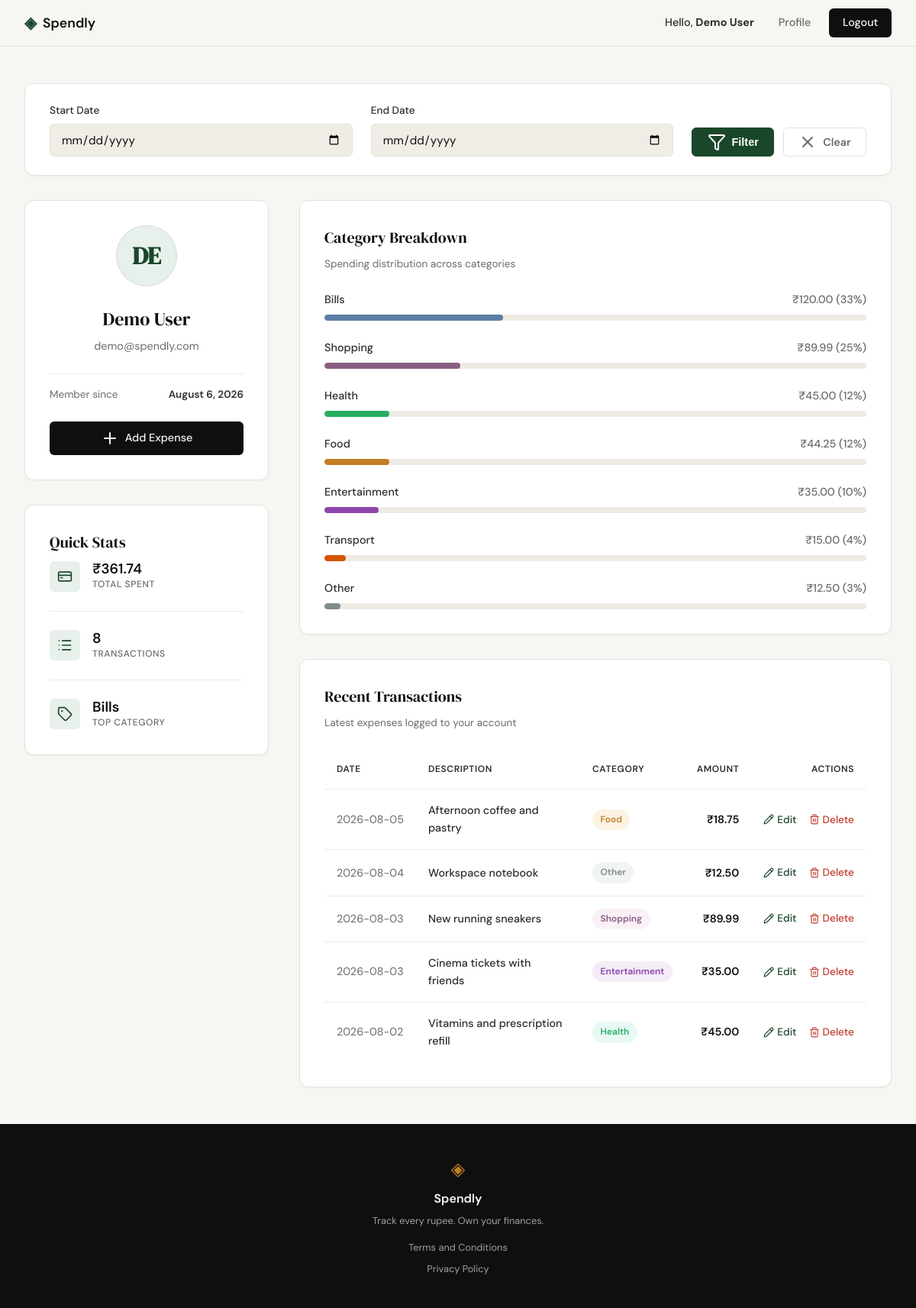
Screenshot of /profile (signed in) with the database file from the repository.
### tables this page shows
CREATE TABLE users (
            id INTEGER PRIMARY KEY AUTOINCREMENT,
            name TEXT NOT NULL,
            email TEXT UNIQUE NOT NULL,
            password_hash TEXT NOT NULL,
            created_at TEXT DEFAULT (datetime('now'))
        );

CREATE TABLE expenses (
            id INTEGER PRIMARY KEY AUTOINCREMENT,
            user_id INTEGER NOT NULL,
            amount REAL NOT NULL,
            category TEXT NOT NULL,
            date TEXT NOT NULL,
            description TEXT,
            created_at TEXT DEFAULT (datetime('now')),
            FOREIGN KEY (user_id) REFERENCES users(id) ON DELETE CASCADE
        );

### app.py (the view)
@app.route("/profile")
def profile():
    if not session.get("user_id"):
        return redirect(url_for("login"))
    from database.db import get_db
    conn = get_db()
    cursor = conn.cursor()
    cursor.execute("SELECT name, email, created_at FROM users WHERE id = ?", (session["user_id"],))
    user_row = cursor.fetchone()
    try:
        created_at_dt = datetime.strptime(user_row["created_at"], "%Y-%m-%d %H:%M:%S")
        member_since_str = created_at_dt.strftime("%B %d, %Y").replace(" 0", " ")
    except Exception:
        member_since_str = "August 2, 2026"
    user_info = {
        "name": user_row["name"] if user_row else "Demo User",
        "email": user_row["email"] if user_row else "demo@spendly.com",
        "member_since": member_since_str
    }
    start_date = request.args.get("start_date", "").strip()
    end_date = request.args.get("end_date", "").strip()
    error_msg = None
    valid_start = None
    valid_end = None
    if start_date:
        try:
            datetime.strptime(start_date, "%Y-%m-%d")
            valid_start = start_date
        except ValueError:
            error_msg = "Invalid start date format."
    if end_date:
        try:
            datetime.strptime(end_date, "%Y-%m-%d")
            valid_end = end_date
        except ValueError:
            error_msg = "Invalid end date format."
    if not error_msg and valid_start and valid_end and valid_start > valid_end:
        error_msg = "Start date cannot be after end date."
    if error_msg:
        stats = {
            "total_spent": "₹0.00",
            "transaction_count": 0,
            "top_category": "N/A"
        }
        transactions = []
        category_breakdown = []
    else:
        conditions = ["user_id = ?"]
        params = [session["user_id"]]
        if valid_start:
            conditions.append("date >= ?")
            params.append(valid_start)
        if valid_end:
            conditions.append("date <= ?")
            params.append(valid_end)
        where_clause = " AND ".join(conditions)
        cursor.execute(f"SELECT SUM(amount) FROM expenses WHERE {where_clause}", params)
        total_spent_val = cursor.fetchone()[0]
        total_spent_str = f"₹{total_spent_val:,.2f}" if total_spent_val is not None else "₹0.00"
        cursor.execute(f"SELECT COUNT(*) FROM expenses WHERE {where_clause}", params)
        tx_count_val = cursor.fetchone()[0]
        cursor.execute(f"""
            SELECT category
            FROM expenses
            WHERE {where_clause}
            GROUP BY category
            ORDER BY SUM(amount) DESC
            LIMIT 1
        """, params)
        top_cat_row = cursor.fetchone()
        top_category_str = top_cat_row["category"] if top_cat_row else "N/A"
        stats = {
            "total_spent": total_spent_str,
            "transaction_count": tx_count_val,
            "top_category": top_category_str
        }
        cursor.execute(f"""
            SELECT id, date, description, category, amount
            FROM expenses
            WHERE {where_clause}
            ORDER BY date DESC, id DESC
            LIMIT 5
        """, params)
        db_expenses = cursor.fetchall()
        transactions = []
        for exp in db_expenses:
            cat_lower = exp["category"].lower() if exp["category"] else "other"
            transactions.append({
                "id": exp["id"],
                "date": exp["date"],
                "description": exp["description"] if exp["description"] else "",
                "category": exp["category"],
                "amount": f"₹{exp['amount']:,.2f}",
                "badge_class": f"badge-{cat_lower}"
            })
        cursor.execute(f"SELECT SUM(amount) FROM expenses WHERE {where_clause}", params)
        grand_total_row = cursor.fetchone()
        grand_total = grand_total_row[0] if grand_total_row and grand_total_row[0] is not None else 0.0
        cursor.execute(f"""
            SELECT category, SUM(amount) AS total
            FROM expenses
            WHERE {where_clause}
            GROUP BY category
            ORDER BY total DESC
        """, params)
        db_breakdown = cursor.fetchall()
        category_breakdown = []
        for row in db_breakdown:
            cat_total = row["total"]
            pct = round((cat_total / grand_total) * 100) if grand_total > 0 else 0
            cat_lower = row["category"].lower() if row["category"] else "other"
            category_breakdown.append({
                "category": row["category"],
                "amount": f"₹{cat_total:,.2f}",
                "percentage": pct,
                "bar_class": f"bar-{cat_lower}"
            })
    conn.close()
    return render_template(
        "profile.html",
        user_info=user_info,
        stats=stats,
        transactions=transactions,
        category_breakdown=category_breakdown,
        start_date=start_date,
        end_date=end_date,
        error_msg=error_msg
    )

### app.py (called while the page is built)
@app.before_request
def load_logged_in_user():
    user_id = session.get("user_id")
    if user_id is None:
        g.user = None
    else:
        from database.db import get_db
        conn = get_db()
        cursor = conn.cursor()
        cursor.execute("SELECT id, name, email FROM users WHERE id = ?", (user_id,))
        g.user = cursor.fetchone()
        conn.close()

### database/db.py (called while the page is built)
def get_db():
    conn = sqlite3.connect(DB_PATH)
    conn.row_factory = sqlite3.Row
    conn.execute("PRAGMA foreign_keys = ON")
    return conn

### templates/profile.html (shortened to what this page needs)
{% extends "base.html" %}
{% block content %}
<div class="profile-container">
    <div class="profile-card filter-card">
        <form method="GET" action="{{ url_for('profile') }}" class="filter-form">
            <div class="form-group date-group">
                <label for="start_date">Start Date</label>
                <input type="date" id="start_date" name="start_date" class="form-input" value="{{ start_date or '' }}">
            </div>
            <div class="form-group date-group">
                <label for="end_date">End Date</label>
                <input type="date" id="end_date" name="end_date" class="form-input" value="{{ end_date or '' }}">
            </div>
            <div class="filter-actions">
                <button type="submit" class="btn btn-filter">
                    <i data-lucide="filter"></i> Filter
                </button>
                <a href="{{ url_for('profile') }}" class="btn btn-clear">
                    <i data-lucide="x"></i> Clear
                </a>
            </div>
        </form>
    </div>
    <div class="profile-grid">
        <aside class="profile-sidebar">
            <div class="profile-card user-info-card">
                <div class="avatar-circle">
                    <span>{{ user_info.name[:2] | upper }}</span>
                </div>
                <h2 class="profile-name">{{ user_info.name }}</h2>
                <p class="profile-email">{{ user_info.email }}</p>
                <div class="profile-meta">
                    <span class="meta-label">Member since</span>
                    <span class="meta-value">{{ user_info.member_since }}</span>
                </div>
                <div class="profile-actions" style="margin-top: 1.5rem;">
                    <a href="{{ url_for('add_expense') }}" class="btn-primary" style="display: flex; align-items: center; justify-content: center; gap: 0.5rem; width: 100%;">
                        <i data-lucide="plus"></i> Add Expense
                    </a>
                </div>
            </div>
            <div class="profile-card stats-card">
                <h3 class="card-title">Quick Stats</h3>
                <div class="stat-items">
                    <div class="stat-item">
                        <span class="stat-icon-wrapper">
                            <i data-lucide="credit-card"></i>
                        </span>
                        <div class="stat-info">
                            <span class="stat-num">{{ stats.total_spent }}</span>
                            <span class="stat-desc">Total Spent</span>
                        </div>
                    </div>
                    <div class="stat-item">
                        <span class="stat-icon-wrapper">
                            <i data-lucide="list"></i>
                        </span>
                        <div class="stat-info">
                            <span class="stat-num">{{ stats.transaction_count }}</span>
                            <span class="stat-desc">Transactions</span>
                        </div>
                    </div>
                    <div class="stat-item">
                        <span class="stat-icon-wrapper">
                            <i data-lucide="tag"></i>
                        </span>
                        <div class="stat-info">
                            <span class="stat-num">{{ stats.top_category }}</span>
                            <span class="stat-desc">Top Category</span>
                        </div>
                    </div>
                </div>
            </div>
        </aside>
        <main class="profile-main">
            <div class="profile-card breakdown-card">
                <h3 class="card-title">Category Breakdown</h3>
                <p class="card-subtitle">Spending distribution across categories</p>
                <div class="breakdown-list">
                    {% if category_breakdown %}
                        {% for item in category_breakdown %}
                        <div class="breakdown-row">
                            <div class="breakdown-header">
                                <span class="breakdown-name">{{ item.category }}</span>
                                <span class="breakdown-amount">{{ item.amount }} ({{ item.percentage }}%)</span>
                            </div>
                            <div class="breakdown-bar-track">
                                <div class="breakdown-bar {{ item.bar_class }}" style="width: {{ item.percentage }}%;"></div>
                            </div>
                        </div>
                        {% endfor %}
                    {% else %}
                        <div class="empty-state">
                            <p>No spending recorded yet.</p>
                        </div>
                    {% endif %}
                </div>
            </div>
            <div class="profile-card history-card">
                <h3 class="card-title">Recent Transactions</h3>
                <p class="card-subtitle">Latest expenses logged to your account</p>
                <div class="table-responsive">
                    {% if transactions %}
                    <table class="history-table">
                        <thead>
                            <tr>
                                <th>Date</th>
                                <th>Description</th>
                                <th>Category</th>
                                <th class="table-align-right">Amount</th>
                                <th class="table-align-right">Actions</th>
                            </tr>
                        </thead>
                        <tbody>
                            {% for tx in transactions %}
                            <tr>
                                <td class="tx-date">{{ tx.date }}</td>
                                <td class="tx-desc">{{ tx.description }}</td>
                                <td class="tx-cat">
                                    <span class="category-badge {{ tx.badge_class }}">{{ tx.category }}</span>
                                </td>
                                <td class="tx-amt table-align-right">{{ tx.amount }}</td>
                                <td class="table-align-right">
                                    <div style="display: flex; gap: 1rem; justify-content: flex-end; align-items: center;">
                                        <a href="{{ url_for('edit_expense', id=tx.id) }}" class="btn-edit" style="color: var(--accent); font-weight: 500; font-size: 0.85rem; display: inline-flex; align-items: center; gap: 0.25rem;">
                                            <i data-lucide="pencil" style="width: 14px; height: 14px;"></i> Edit
                                        </a>
                                        <a href="{{ url_for('delete_expense', id=tx.id) }}" class="btn-delete" style="color: var(--danger); font-weight: 500; font-size: 0.85rem; display: inline-flex; align-items: center; gap: 0.25rem;" onclick="return confirm('Are you sure you want to delete this expense?');">
                                            <i data-lucide="trash-2" style="width: 14px; height: 14px;"></i> Delete
                                        </a>
                                    </div>
                                </td>
                            </tr>
                            {% endfor %}
                        </tbody>
                    </table>
                    {% else %}
                        <div class="empty-state">
                            <p>No recent transactions.</p>
                        </div>
                    {% endif %}
                </div>
            </div>
        </main>
    </div>
</div>
{% endblock %}

### templates/base.html (shortened to what this page needs)
<!DOCTYPE html>
<html lang="en">
<head>
    <link rel="stylesheet" href="{{ url_for('static', filename='css/style.css') }}">
</head>
<body>
    <nav class="navbar">
        <div class="nav-inner">
            <a href="{{ url_for('landing') }}" class="nav-brand">
                <span class="brand-icon">◈</span>
                <span class="brand-name">Spendly</span>
            </a>
            <div class="nav-links">
                {% if g.user %}
                    <span class="nav-user">Hello, <strong>{{ g.user['name'] }}</strong></span>
                    <a href="{{ url_for('profile') }}">Profile</a>
                    <a href="{{ url_for('logout') }}" class="nav-cta">Logout</a>
                {% else %}
                    <a href="{{ url_for('login') }}">Sign in</a>
                    <a href="{{ url_for('register') }}" class="nav-cta">Get started</a>
                {% endif %}
            </div>
        </div>
    </nav>
    <main class="main-content">
        {% block content %}{% endblock %}
    </main>
    <footer class="footer">
        <div class="footer-inner">
            <span class="brand-icon">◈</span>
            <span class="footer-name">Spendly</span>
            <p class="footer-copy">Track every rupee. Own your finances.</p>
            <div class="footer-links">
                <a href="{{ url_for('terms') }}">Terms and Conditions</a>
                <a href="{{ url_for('privacy') }}">Privacy Policy</a>
            </div>
        </div>
    </footer>
</body>
</html>

### rows the page displays
users: user.name "Demo User", name "DE", name "Demo User", email "demo@spendly.com"
expenses: top_category "Bills", category "Bills", amount "₹120.00", percentage "33"
expenses: category "Transport", amount "₹15.00", percentage "4"
expenses: date "2026-08-05", description "Afternoon coffee and pastry", category "Food", amount "₹18.75"
expenses: date "2026-08-04", description "Workspace notebook", category "Other", amount "₹12.50"
expenses: date "2026-08-03", description "New running sneakers", category "Shopping", amount "₹89.99"
expenses: date "2026-08-03", description "Cinema tickets with friends", category "Entertainment", amount "₹35.00"
expenses: date "2026-08-02", description "Vitamins and prescription refill", category "Health", amount "₹45.00"

### other values shown
{{ user_info.member_since }} "August 6, 2026"
{{ stats.total_spent }} "₹361.74"
{{ stats.transaction_count }} "8"
{{ item.category }} "Shopping" "Health" "Food" "Entertainment" "Other"
{{ item.amount }} "₹89.99" "₹45.00" "₹44.25" "₹35.00" "₹12.50"
{{ item.percentage }} "25" "12" "12" "10" "3"
